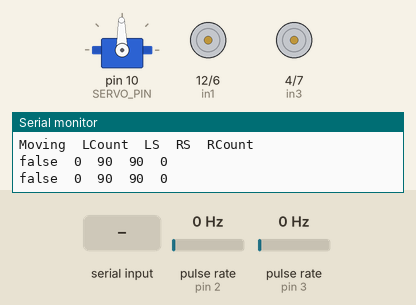
Recording of a sketch running on a simulated Arduino Uno, built with avr-gcc and run on an emulated ATmega328P. On the bench: servo, motor-driver pin pairs drawn as motors (green arrow = first pin HIGH = forward, orange = second pin HIGH = backward, longer = more drive, scaled by the enable pin), the last lines printed to the serial monitor. Wiring (inferred from the names in the program): 2 × pulse sensor: data pin 2 / data pin 3; servo: signal pin 10. Inputs (shaded band) come from the test bench; at power-on: pulse rate (sensors on pin 2, pin 3) 0 Hz. Servo pulses on a pin are drawn as a servo (544–2400 µs = 0–180°).

Above: at 1.2 s.
1.3 s: "s\n" received over Serial
At 1.7 s:
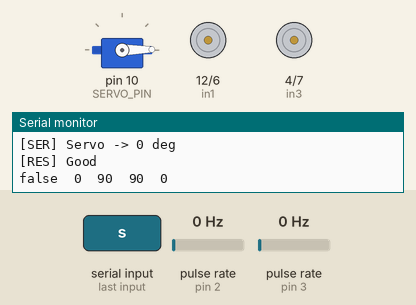
2.8 s: "w 45\n" received over Serial
At 3.5 s:
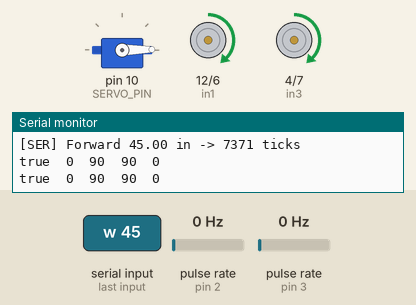
4.3 s: pulse rate (sensor on pin 2) set to 50 Hz
At 5.33 s:
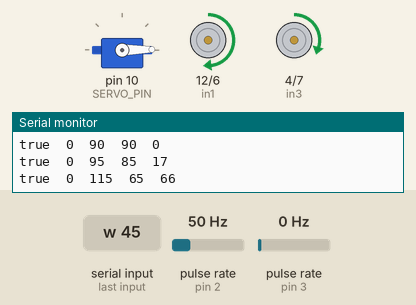
7.3 s: pulse rate (sensor on pin 3) set to 150 Hz
At 10.1 s:
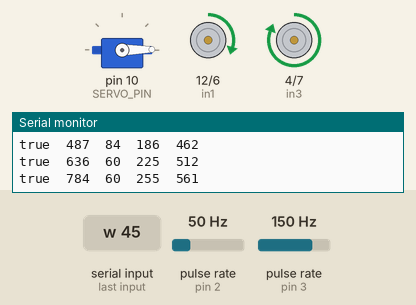
10.3 s: "90 45\n" received over Serial
At 11.3 s:
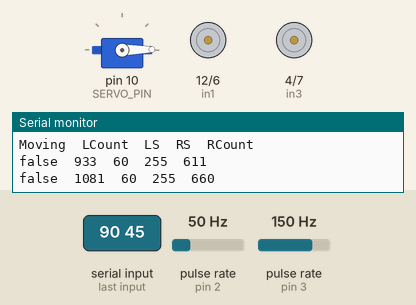
11.8 s: "b 45\n" received over Serial
At 12.6 s:
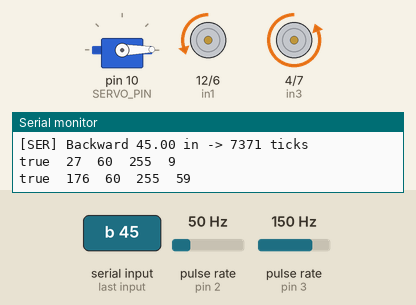
Timing chart, 0 to 14.3 s (numbered marks = the images above; inputs shaded):
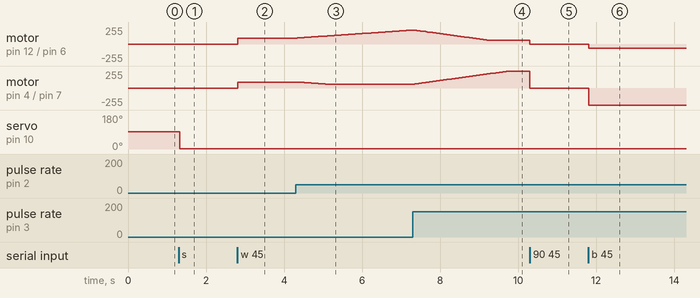

The sketch:

Motor_Driver_Code_Nov20_w_servo_.ino
```cpp
#include <Arduino.h>
#include <Arduino_FreeRTOS.h>
#include <timers.h>
#include <math.h>

/* ===================== MOTOR DRIVER PINS ===================== */
#define in1 12   // Right motor dir A
#define in2 6    // Right motor dir B
#define in3 4    // Left  motor dir A
#define in4 7    // Left  motor dir B

#define rightSpeedPin 5     // PWM (Right)
#define leftSpeedPin  11    // PWM (Left)


// Servo set-up
//Servo set-up
#define SERVO_PIN 10
#define SERVO_MIN_US 1000
#define SERVO_MAX_US 3000
#define SERVO_FRAME_MS 20
volatile uint16_t servoPulseUs = 1500;
TimerHandle_t servoTimerHandle = NULL;

//servo function intiliaze
void setServoAngle(uint8_t angle);
void vServoTimerCallback(TimerHandle_t xTimer);
void processCommand(const String &line, char &cmd, float &val);


/* ===================== ENCODERS ===================== */
#define rightEncoderPin 2   // INT0 (Uno)
#define leftEncoderPin  3   // INT1 (Uno)

volatile unsigned long encoderRightCount = 0;
volatile unsigned long encoderLeftCount  = 0;

void encoderRightISR() { encoderRightCount++; }
void encoderLeftISR()  { encoderLeftCount++;  }

/* ===================== SPEED CONTROL STATE ===================== */
float rightSpeed = 90.0f;       // PWM duty (0-255)
float leftSpeed  = 90.0f;
const float MIN_PWM = 60.0f;    // raise if a wheel sticks
bool moving = false;

/* ===================== WHEEL / ROBOT CONSTANTS ===================== */
const float WHEEL_DIAMETER = 2.6160;    // your wheel
const float CPR_OUTPUT        = 1346.2f;  // counts per wheel revolution (after gearbox)
const float TRACK_WIDTH_CM    = 19.4f;   // <wheel old battery 16, chamge if turning radius if off

/* Helpers */
inline float cmToIn(float cm) { return cm / 2.54f; }

/* ===================== FREERTOS TIMER ===================== */
TimerHandle_t xAdjustSpeeds;
TimerHandle_t xPrintStatus;

/* ===================== PROTOTYPES ===================== */
// Motion primitives
void rotateForward();
void rotateBackward();
void rotateRight();
void rotateLeft();
void brake();

// Balancer + telemetry
void adjustSpeeds(TimerHandle_t);
void printStatus(TimerHandle_t);

// Command parsing
void processCommand(const String& input, char &letter, float &number);

// Distance/angle conversions
long inchesToTicks(float inches);
long degreesToTicks(float deg);

// Executors that block until setpoint reached (cooperatively)
long runLinearTicks(long targetTicks, bool backward);
long runTurnTicks(long targetTicks, bool rightTurn);

// Serial reader task (USB Serial)
void taskSerial(void*);

/* ===================== SETUP ===================== */
void setup() {
  Serial.begin(9600);           // USB debug
  while (!Serial) {;}

  Serial.println(F("Rover ready. Commands over Serial: w N (in), b N (in), r N (deg), l N (deg), s 0"));

  // Motor control pins
  pinMode(in1, OUTPUT); pinMode(in2, OUTPUT);
  pinMode(in3, OUTPUT); pinMode(in4, OUTPUT);

  // PWM pins
  pinMode(rightSpeedPin, OUTPUT);
  pinMode(leftSpeedPin,  OUTPUT);
  analogWrite(rightSpeedPin, (int)lroundf(rightSpeed));
  analogWrite(leftSpeedPin,  (int)lroundf(leftSpeed));

  //servo
  pinMode(SERVO_PIN, OUTPUT);
  digitalWrite(SERVO_PIN, LOW);


  // Encoders
  pinMode(rightEncoderPin, INPUT_PULLUP);
  pinMode(leftEncoderPin,  INPUT_PULLUP);
  attachInterrupt(digitalPinToInterrupt(rightEncoderPin), encoderRightISR, CHANGE);
  attachInterrupt(digitalPinToInterrupt(leftEncoderPin),  encoderLeftISR,  CHANGE);

  // Timers: balancer @50ms, status @500ms
  xAdjustSpeeds = xTimerCreate("Adjust", pdMS_TO_TICKS(50),  pdTRUE, (void*)1, adjustSpeeds);
  xPrintStatus  = xTimerCreate("Status", pdMS_TO_TICKS(500), pdTRUE, (void*)0, printStatus);
  servoTimerHandle = xTimerCreate("servoTimer",pdMS_TO_TICKS(SERVO_FRAME_MS),pdTRUE,NULL,vServoTimerCallback );
  xTimerStart(xAdjustSpeeds, 0);
  xTimerStart(xPrintStatus,  0);
  xTimerStart(servoTimerHandle,  0);

  // Serial command reader
  xTaskCreate(taskSerial, "Serial", 256, NULL, tskIDLE_PRIORITY + 2, NULL);


}

//servo functions
void setServoAngle(uint8_t angle){

  // Map angle → pulse width
  uint16_t pulse = map(angle, 0, 180, SERVO_MIN_US, SERVO_MAX_US);

  // Update shared variable
  taskENTER_CRITICAL();
  servoPulseUs = pulse;
  taskEXIT_CRITICAL();

}

void vServoTimerCallback(TimerHandle_t xTimer) {
  (void)xTimer;

  uint16_t pulse;

  // Copy current pulse atomically
  taskENTER_CRITICAL();
  pulse = servoPulseUs;
  taskEXIT_CRITICAL();

  // Generate the pulse (1–2 ms HIGH, rest of 20 ms is LOW)
  digitalWrite(SERVO_PIN, HIGH);
  delayMicroseconds(pulse);
  digitalWrite(SERVO_PIN, LOW);
}


void loop() { /* unused under FreeRTOS */ }

/* ===================== MOTION HELPERS ===================== */
void rotateForward() {
  digitalWrite(in1, HIGH); digitalWrite(in2, LOW);
  digitalWrite(in3, HIGH); digitalWrite(in4, LOW);
}
void rotateBackward() {
  digitalWrite(in1, LOW);  digitalWrite(in2, HIGH);
  digitalWrite(in3, LOW);  digitalWrite(in4, HIGH);
}
void rotateLeft() { // spin in place
  digitalWrite(in1, HIGH); digitalWrite(in2, LOW);
  digitalWrite(in3, LOW);  digitalWrite(in4, HIGH);
}
void rotateRight() { // spin in place
  digitalWrite(in1, LOW);  digitalWrite(in2, HIGH);
  digitalWrite(in3, HIGH); digitalWrite(in4, LOW);
}
void brake() {
  digitalWrite(in1, LOW); digitalWrite(in2, LOW);
  digitalWrite(in3, LOW); digitalWrite(in4, LOW);
  moving = false;
}

/* ===================== STRAIGHT-LINE BALANCER ===================== */
static long prevR = 0, prevL = 0;
static float iTerm = 0.0f;

void adjustSpeeds(TimerHandle_t) {
  if (!moving) return;

  noInterrupts();
  unsigned long rCnt = encoderRightCount;
  unsigned long lCnt = encoderLeftCount;
  interrupts();

  long dR = (long)rCnt - prevR;
  long dL = (long)lCnt - prevL;
  prevR = (long)rCnt;
  prevL = (long)lCnt;

  long e = dR - dL;                 // positive => right faster
  const float Kp = 0.40f;           // tune 0.3–0.8
  const float Ki = 0.00f;           // add 0.005–0.015 when stable
  const float iMax = 25.0f;

  if (abs(e) < 1) e = 0;            // deadband
  iTerm += Ki * (float)e;
  if (iTerm > iMax)  iTerm = iMax;
  if (iTerm < -iMax) iTerm = -iMax;

  float u = Kp * (float)e + iTerm;  // correction

  rightSpeed -= u;                  // slow fast side
  leftSpeed  += u;                  // speed slow side

  if (rightSpeed > 255) rightSpeed = 255;
  if (leftSpeed  > 255) leftSpeed  = 255;
  if (rightSpeed < MIN_PWM) rightSpeed = MIN_PWM;
  if (leftSpeed  < MIN_PWM) leftSpeed  = MIN_PWM;

  analogWrite(rightSpeedPin, (int)lroundf(rightSpeed));
  analogWrite(leftSpeedPin,  (int)lroundf(leftSpeed));
}

void printStatus(TimerHandle_t) {
  static uint16_t line = 0;
  if ((line++ % 20) == 0) {
    Serial.println(F("Moving\tLCount\tLS\tRS\tRCount"));
  }
  noInterrupts();
  unsigned long rCnt = encoderRightCount;
  unsigned long lCnt = encoderLeftCount;
  interrupts();

  Serial.print(moving ? F("true") : F("false")); Serial.print('\t');
  Serial.print(lCnt);  Serial.print('\t');
  Serial.print((int)lroundf(leftSpeed));  Serial.print('\t');
  Serial.print((int)lroundf(rightSpeed)); Serial.print('\t');
  Serial.println(rCnt);
}


/* ===================== COMMAND PARSER ===================== */
void processCommand(const String& input, char &letter, float &number) {
  String cmd = input; cmd.trim();
  letter = 0; number = 0.0f;
  if (cmd.length() == 0) return;

  letter = cmd.charAt(0);
  int sp = cmd.indexOf(' ');
  if (sp > 0) number = cmd.substring(sp + 1).toFloat();
}

/* ===================== CONVERSIONS ===================== */
long inchesToTicks(float inches) {
  // const float wheelDiameterIn = cmToIn(WHEEL_DIAMETER_CM);
  // const float circumferenceIn = PI * wheelDiameterIn;
  // float ticks = (inches * CPR_OUTPUT) / circumferenceIn;

  float  ticks = CPR_OUTPUT* inches / ( WHEEL_DIAMETER * PI);
  return lroundf(ticks);
}
// In-place turn: each wheel travels arc = (pi * track_width) * (deg/360)
long degreesToTicks(float deg) {
  const float arc_cm = PI * TRACK_WIDTH_CM * (deg / 360.0f);
  const float arc_in = cmToIn(arc_cm);
  return inchesToTicks(arc_in);
}


/* ===================== EXECUTORS (BLOCK UNTIL DONE) ===================== */
// Straight move until BOTH encoders reach target
long runLinearTicks(long targetTicks, bool backward) {
  unsigned long l,r ;
  noInterrupts();
  encoderLeftCount = 0;
  encoderRightCount = 0;
  interrupts();
  prevL = 0; prevR = 0; iTerm = 0;

  // ensure PWM applied
  rightSpeed = max(rightSpeed, MIN_PWM);
  leftSpeed  = max(leftSpeed,  MIN_PWM);
  analogWrite(rightSpeedPin, (int)lroundf(rightSpeed));
  analogWrite(leftSpeedPin,  (int)lroundf(leftSpeed));

  moving = true;  // start motion tracking

  if (backward) rotateBackward(); else rotateForward();

  while (true) {
    noInterrupts();
    l = encoderLeftCount;
    r = encoderRightCount;
    interrupts();

    if (l >= (unsigned long)targetTicks && r >= (unsigned long)targetTicks) {
      break;
    }

    if (Serial.available()) {
      break;
    }
    vTaskDelay(pdMS_TO_TICKS(10)); // cooperative wait
  }
  brake();
  moving = false; // stop motion tracking
  return max( r , l );
}

// In-place turn until BOTH encoders reach arc ticks
long runTurnTicks(long targetTicks, bool rightTurn) {
  unsigned long l,r ;
  noInterrupts();
  encoderLeftCount = 0;
  encoderRightCount = 0;
  interrupts();
  prevL = 0; prevR = 0; iTerm = 0;

  rightSpeed = max(rightSpeed, MIN_PWM);
  leftSpeed  = max(leftSpeed,  MIN_PWM);
  analogWrite(rightSpeedPin, (int)lroundf(rightSpeed));
  analogWrite(leftSpeedPin,  (int)lroundf(leftSpeed));

  moving = true; // start motion tracking

  if (rightTurn) rotateRight(); else rotateLeft();

  while (true) {
    noInterrupts();
    l = encoderLeftCount;
    r = encoderRightCount;
    interrupts();

    if (l >= (unsigned long)targetTicks && r >= (unsigned long)targetTicks) {
      break;
    }

    if (Serial.available()) {
      break;
    }
    vTaskDelay(pdMS_TO_TICKS(10));
  }
  brake();
  moving = false; // stop motion tracking
  return max( r , l );
}

/* ===================== USB SERIAL TASK ===================== */
void taskSerial(void*) {
  Serial.setTimeout(50);
  for (;;) {
    if (Serial.available()) {
      String line = Serial.readStringUntil('\n'); // newline-terminated
      char cmd; float val;
      processCommand(line, cmd, val);

      bool completed = false; // intializes

      switch (cmd) {
        case 'w': { // forward inches
          long ticks = inchesToTicks(val);
          Serial.print(F("[SER] Forward ")); Serial.print(val);
          Serial.print(F(" in -> ")); Serial.print(ticks); Serial.println(F(" ticks"));
          completed = runLinearTicks(ticks, /*backward=*/false) >= ticks;
          break;
        }
        case 'b': { // backward inches
          long ticks = inchesToTicks(val);
          Serial.print(F("[SER] Backward ")); Serial.print(val);
          Serial.print(F(" in -> ")); Serial.print(ticks); Serial.println(F(" ticks"));
          completed = runLinearTicks(ticks, /*backward=*/true) >= ticks ;
          break;
        }
        case 'r': { // right turn degrees
          long ticks = degreesToTicks(val);
          Serial.print(F("[SER] Right ")); Serial.print(val);
          Serial.print(F(" deg -> ")); Serial.print(ticks); Serial.println(F(" ticks"));
          completed = runTurnTicks(ticks, /*rightTurn=*/true) >= ticks;
          break;
        }
        case 'l': { // left turn degrees
          long ticks = degreesToTicks(val);
          Serial.print(F("[SER] Left ")); Serial.print(val);
          Serial.print(F(" deg -> ")); Serial.print(ticks); Serial.println(F(" ticks"));
          completed = runTurnTicks(ticks, /*rightTurn=*/false) >= ticks;
          break;
        }
        case 'x': { // stop now
          Serial.println(F("[SER] Stop"));
          brake();
          completed = true;
          break;
        }
        case 's': { // servo control: s <angle>
          int angle = (int)val;   // val already parsed from your "s N" string
          if (angle < 0) angle = 0;
          if (angle > 180) angle = 180;

          setServoAngle((uint8_t)angle);

          Serial.print(F("[SER] Servo -> "));
          Serial.print(angle);
          Serial.println(F(" deg"));

          completed = true;  // if you’re using this flag
          break;
        }

        default:
          if (line.length() > 0) {
            Serial.print(F("[SER] Unknown: "));
            Serial.println(line);
          }
          break;
      }
      Serial.print(F("[RES] ") ) ;
      Serial.println(completed ? F("Good"): F("Bad") ); //ternary notation
      //if bad it did not reach the set encoder ticks
    }

    vTaskDelay(pdMS_TO_TICKS(20));
  }
}
```

Measured:
- after the input at 1.3 s, servo on pin 10 (SERVO_PIN): 91° → 1° at once
- after the input at 2.8 s, motor on pin 12 (in1) / pin 6 (in2), motor on pin 4 (in3) / pin 7 (in4): stopped → forward 90/255 at once
- after the input at 4.3 s, motor on pin 12 (in1) / pin 6 (in2): moves from forward 90/255 to forward 208/255 over 2.9 s, starting at once; motor on pin 4 (in3) / pin 7 (in4): moves from forward 90/255 to forward 60/255 over 0.72 s, starting at once
- after the input at 7.3 s, motor on pin 4 (in3) / pin 7 (in4): moves from forward 60/255 to forward 255/255 over 2.4 s, starting after 0.05 s
- after the input at 10.3 s, motor on pin 12 (in1) / pin 6 (in2): forward 60/255 → stopped at once; motor on pin 4 (in3) / pin 7 (in4): forward 255/255 → stopped at once
- after the input at 11.8 s, motor on pin 12 (in1) / pin 6 (in2): stopped → backward 60/255 at once; motor on pin 4 (in3) / pin 7 (in4): stopped → backward 255/255 at once
